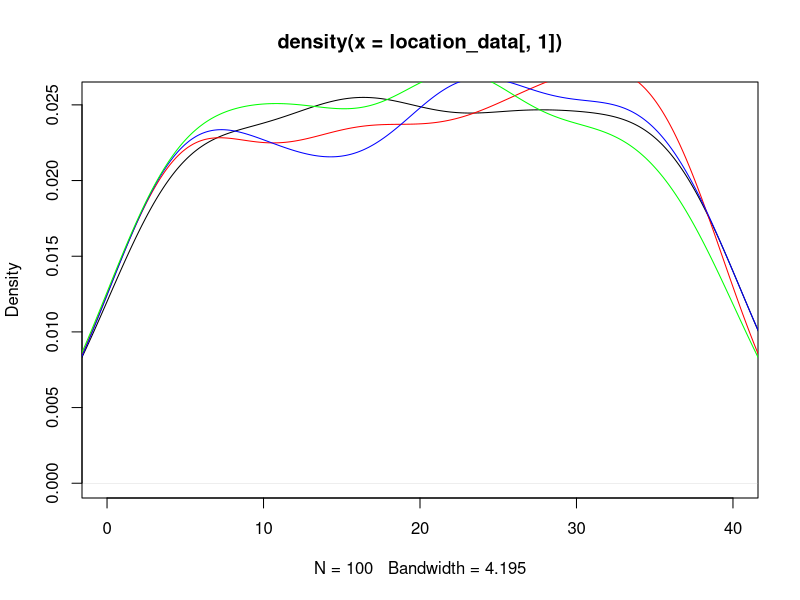
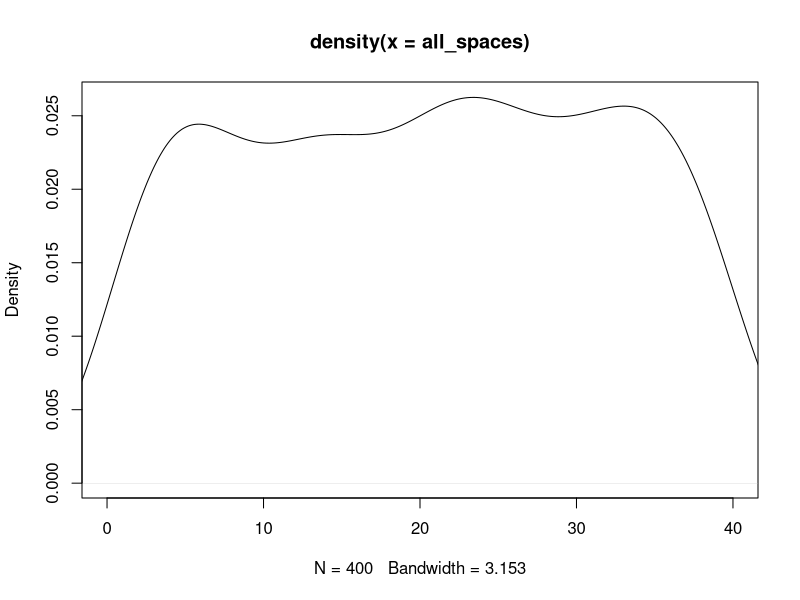
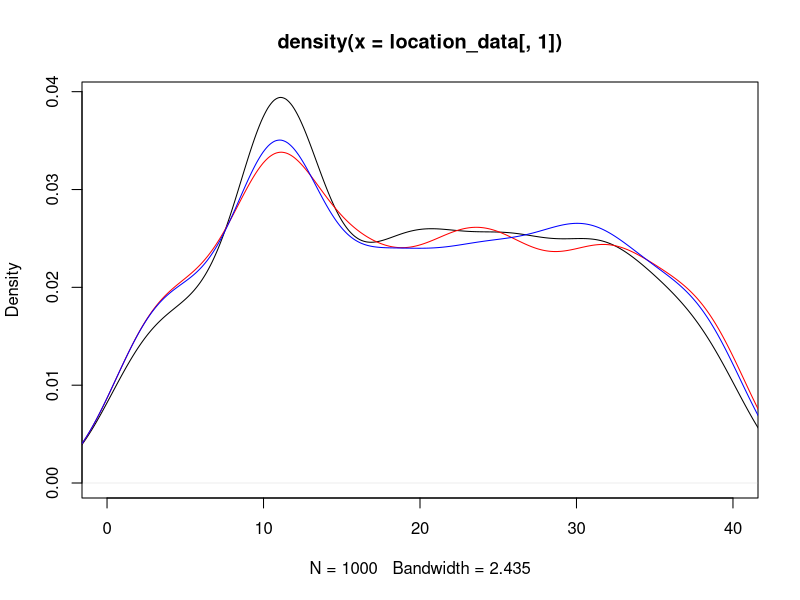
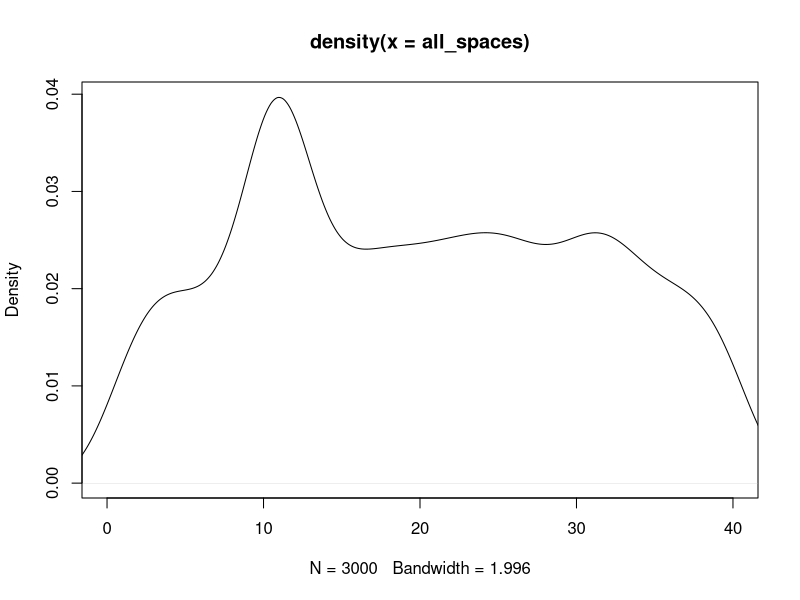
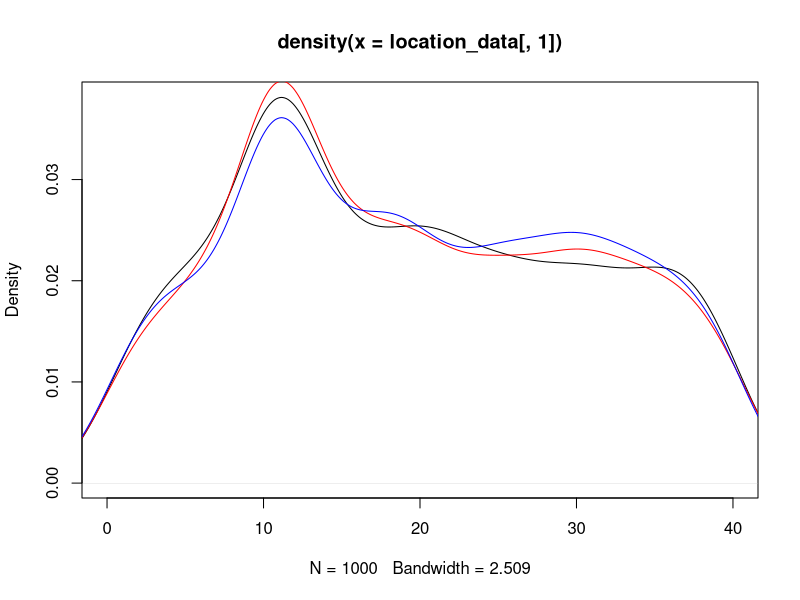
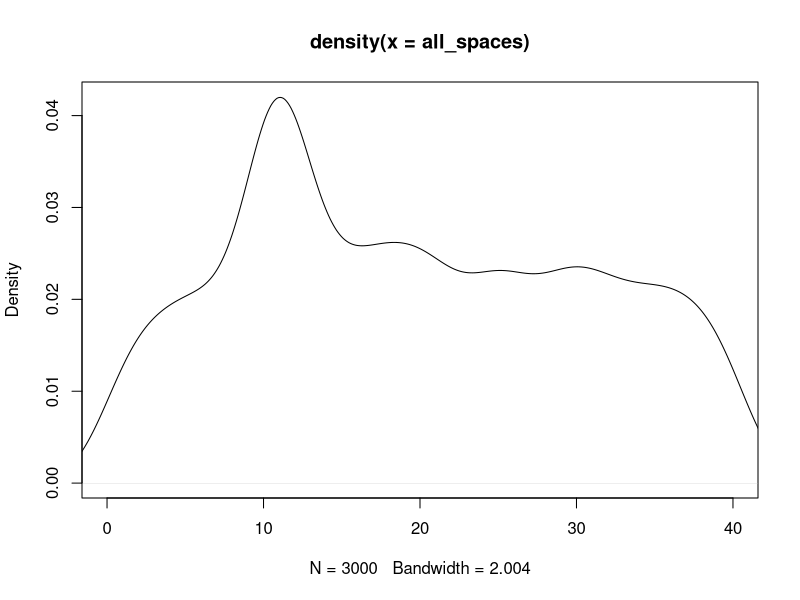

The R source for these figures, in order: (Note: this script raises an error after producing the figures.)
## ---- chunk 1
knitr::opts_chunk$set(echo = TRUE)
## ---- chunk 2
#libraries
library(dplyr)
library(ggplot2)
## ---- chunk 3
#Kayleigh
##LET'S GET MOVING

monopolyBoard <- read.csv("MonopolyBoard.csv", header = T)
monopolyBoard

# Using dice rolls to determine where a player will land on the board
#input: "location"; a number 1-40; where the player is on the board
#output: the amount of spaces the player will move until they are on their new location

#note that this is only accounting for standard dice rolls, no special rules yet...

lets_move = function(location) {
  dice_roll_1 <- sample(1:6, 1, replace = TRUE)
  dice_roll_2 <- sample(1:6, 1, replace = TRUE)
  
  roll_total <- sum(dice_roll_1, dice_roll_2)
  roll_double <- dice_roll_1 == dice_roll_2
  
    location = location + roll_total
    
  if (location <= 40) {
    location = location
  } else {
    location = location - 40
  }
  
  space = monopolyBoard$name[monopolyBoard$spaces == location]
  
  print("You're moving forward...")
  print(roll_total)
  
  print("You're on space...")
  print(location)
  
  #print(space) #This prints out the name of the space that they land on. 
}

#testers
lets_move(1)
lets_move(25)
lets_move(38)
lets_move(40)



#A function to move players around the board and to play Monopoly!
#input: "turns"; the amount of turns we should take
#output: a player's new location on the board

lets_play = function(turns) {
  location = 1
  print("Starting Location: GO!")
  for (i in 1:turns) {
    location = lets_move(location)
  }
  print("You've landed on...")
  return(location)
}



lets_play(10) #tester #in this example if you look at a reference monopoly board and "walk" your way around the board with each move being the number in each output, you'll land on the space on the board corresponding to the final output (when counting "GO" as 1 and/or 40) 

#testers 
#"lets_move" and "lets_play" have both been edited to print out phrases for each roll and move to make it easier to determine how the player is moving. 
#"You're moving forward..." gives the player's roll
#"You're on space..." is the players position after 1 turn/"lets_move"
  # Later try to switch this print statement to the name of the spot that the player is on 
#"You've landed on..." gives the final location after running "lets_play" for "x" turns.
  # Later try to switch this print statement to the name of the spot that the player is on 

lets_play(3)
lets_play(10)

## ---- chunk 4
##DOUBLE DOWN

##WORK IN PROGRESS

#A function using dice rolls to determine how many spaces a player will move with the additional rules for "doubles" in Monopoly
#input: "location"; a number 1-40 where the player is on the board
#outut: the number of spaces the player will move on the board, with the special case of rolling three "doubles" and landing in jail
double_down = function(location) {
  dice_roll_1 <- sample(1:6, 1, replace = TRUE)
  dice_roll_2 <- sample(1:6, 1, replace = TRUE)
  
  roll_total <- sum(dice_roll_1, dice_roll_2)
  roll_double <- dice_roll_1 == dice_roll_2
  
  print("roll was")
  print(roll_total)
    
  if (roll_double) {
    
    dice_roll_3 <- sample(1:6, 1, replace = TRUE)
    dice_roll_4 <- sample(1:6, 1, replace = TRUE)
    
    roll_total_2 <- sum(dice_roll_3, dice_roll_4)
    roll_double_2 <- dice_roll_3 == dice_roll_4
    
    print("roll double was")
    print(roll_total_2)

    
    if (roll_double_2) {
      dice_roll_5 <- sample(1:6, 1, replace = TRUE)
      dice_roll_6 <- sample(1:6, 1, replace = TRUE)
      
      roll_total_3 <- sum(dice_roll_5, dice_roll_6)
      roll_double_3 <- dice_roll_5 == dice_roll_6
      
      print("roll double was")
      print(roll_total_3)
      
      if (roll_double_3) {
        location = 11 #Jail
        print("doubles, doubles, doubles")
        print("You're going to JAIL!")
        
      } else {
        location = location + roll_total + roll_total_2 + roll_total_3
        print("doubles, doubles, not doubles")
        print("You're moving forward...")
        print(roll_total + roll_total_2 + roll_total_3)
      }
    } else {
      location = location + roll_total + roll_total_2
      print("doubles, not doubles")
      print("You're moving forward...")
      print(roll_total+roll_total_2)
    }
  } else {
    location = location + roll_total
    print("no doubles")
    print("You're moving forward...")
    print(roll_total)
  }

    
  if (location <= 40) {
    location = location
  } else {
    location = location - 40
  }

  
  print("You're on space...")
  print(location)
}

double_down(1)
#text out in the function is kinda funky right but it's just to make sure its working right
#In final version switch all dice rolls to sample(1:6,...)

## ---- chunk 5
##CHANCE AND COMMUNITY CHEST CARDS
Card_Numbers <- c(1, 2, 3, 4, 5, 6, 7, 8, 9, 10, 11, 12, 13, 14, 15, 16)

Chance_Cards <- c("Advance to Boardwalk", "Advance to Go (Collect $200)", "Advance to Illinois Avenue. If you pass Go, collect $200", "Advance to St. Charles Place. If you pass Go, collect $200", "Advance to the nearest Railroad. If unowned, you may buy it from the Bank. If owned, pay owner twice the rental to which they are otherwise entitled", "Advance to the nearest Railroad. If unowned, you may buy it from the Bank. If owned, pay owner twice the rental to which they are otherwise entitled", "Advance token to nearest Utility. If unowned, you may buy it from the Bank. If owned, throw dice and pay owner a total ten times amount thrown", "Bank pays you dividend of $50", "Get Out of Jail Free", "Go Back 3 Spaces", "Go to Jail. Go directly to Jail, do not pass Go, do not collect $200", "Make general repairs on all your property. For each house pay $25. For each hotel pay $100", "Speeding fine $15", "Take a trip to Reading Railroad. If you pass Go, collect $200", "You have been elected Chairman of the Board. Pay each player $50", "Your building loan matures. Collect $150")

Chance <- data.frame(Chance_Cards, Card_Numbers)
Chance
##Chance cards to move a player to a new space:
  #1 -> Advance to Boardwalk (space 40)
  #2 -> Advance to Go (space 1)
  #3 -> Advance to Illinois Avenue (space 25)
  #4 -> Advance to St. Charles Place (space 12)
  #5 -> Advance to nearest Railroad (space(s) 6, 16, 26, 36)
  #6 -> Advance to nearest Railraod (space(s) 6, 16, 26, 36)
  #7 -> Advance to nearest Utility (space(s) 13, 29)
  #11 -> Go to Jail (space 11)
  #14 -> Take a trip to Reading Railroad (space 6)

Community_Chest_Cards <- c("Advance to Go (Collect $200)", "Bank error in your favor. Collect $200", "Doctor’s fee. Pay $50", "From sale of stock you get $50", "Get Out of Jail Free", "Go to Jail. Go directly to jail, do not pass Go, do not collect $200", "Holiday fund matures. Receive $100", "Income tax refund. Collect $20", "It is your birthday. Collect $10 from every player", "Life insurance matures. Collect $100", "Pay hospital fees of $100", "Pay school fees of $50", "Receive $25 consultancy fee", "You are assessed for street repair. $40 per house. $115 per hotel", "You have won second prize in a beauty contest. Collect $10", "You inherit $100")

Community_Chest <- data.frame(Community_Chest_Cards, Card_Numbers)
Community_Chest

##Community Chest Cards that move a player to a new space:
  #1 -> Advance to GO (space 1)
  #5 -> Go to Jail (space 11)

## ---- chunk 6
# heidi

#the function "who_goes_first" simulates the initial roll before the game begins in order to determine which player goes first
# input is a number of how many players are going to be playing
# output is the value of each players roll and the player that will start the game based on who had the highest roll
who_goes_first <- function(num_players){
  initial_rolls <- c()
  for (i in 1:num_players) {
    player_i_roll <- sum(sample(1:6, 2, replace=TRUE))
    initial_rolls <- c(initial_rolls, player_i_roll) # vector of every player's roll
    print(paste("Player", i, "rolled", player_i_roll))
  }
  cat("\n")
  if(sum(initial_rolls == max(initial_rolls)) >= 2){
    while (sum(initial_rolls == max(initial_rolls)) >= 2) { # if players tied for highest number
      tied_players <- which(initial_rolls==max(initial_rolls)) # identify which players tied
      print("It's a tie! Roll again")
      cat("\n")
      tie_breaker_rolls <- c()
      for (i in tied_players) { # tied players roll again
       player_i_roll2 <- sum(sample(1:6, 2, replace=TRUE))
       tie_breaker_rolls <- c(tie_breaker_rolls, player_i_roll2)
       print(paste("Player", i, "rolled", player_i_roll2))
      }
      initial_rolls <- tie_breaker_rolls
      highest_roll <- max(tie_breaker_rolls)
      highest_player2 <- tied_players[which(tie_breaker_rolls == highest_roll)]
    }
    cat("\n")
    print(paste("Player", highest_player2, "goes first!"))
  }
  else {
    highest_player <- which.max(initial_rolls) # who rolled the highest number
    print(paste("Player", highest_player, "goes first!"))
  }
}

who_goes_first(4) # test function

## ---- chunk 7
# Olivia
# Website for data: https://stat-jet-asu.github.io/Datasets/InstructorDescriptions/monopoly.html

monopolyBoard <- read.csv("MonopolyBoard.csv", header = T)
head(monopolyBoard)

# Kayleigh's lets_play function from above incorporating players and density plots
# uses lets_move function from above
# input: turns, # of turns to iterate through; players, number of players (2-4)
# output: density plot with a line for each player's frequency of spaces landed on 
# & density plot for the combined frequency of spaces landed on for all players

lets_play = function(turns, players) {
  location_data <- as.data.frame(matrix(nrow = turns, ncol = players))
  
for (j in 1:players) {
  location = 1
  
  for (i in 1:turns) {
    
    location = lets_move(location)
    location_data[i,j] <- location
    }
  }
  
  # creates density plot of frequency of landing on each space for each player
  plot(density(location_data[,1]), xlim = c(0,40), col = "black")
  
  colors <- c("red", "blue", "green")
  
  for (k in 2:players) {
  lines(density(location_data[,k]), col = colors[k-1]) # adds a density line for each player after the first
  }
  
  # creates density plot for total frequency landing on each space (all players spaces included)
  all_spaces <- as.vector(as.matrix(location_data))
  plot(density(all_spaces), xlim = c(0,40), col = "black")
  
}
lets_play(100, 4)

## ---- chunk 8
# 3 -- including jail and double rolls

lets_move2 = function(location) {
  dice_roll_1 <- sample(1:6, 1, replace = TRUE)
  dice_roll_2 <- sample(1:6, 1, replace = TRUE)
  
  roll_total <- sum(dice_roll_1, dice_roll_2)
  roll_double <- dice_roll_1 == dice_roll_2
  
    location = location + roll_total # updates location to be previous location + roll total
    double3 = "false" # double3 is assigned "true" if the player double rolls 3x (as seen in if statement below), otherwise it is assigned "false" 
    
  # first double roll -> roll again
  if (roll_double == TRUE) {
    dice_roll_3 <- sample(1:6, 1, replace = TRUE)
    dice_roll_4 <- sample(1:6, 1, replace = TRUE)
    
    roll_total2 <- sum(dice_roll_3, dice_roll_4)
    roll_double2 <- dice_roll_3 == dice_roll_4
    
    location = location + roll_total2
    double3 = "false"
    
    # if player is at a location past 40, subtract 40 so they go back to the GO space at location "41"
    # this is included in each if statement below so that it applies if player has to roll again
    if (location <= 40) {
      location = location
    } else {
      location = location - 40
    }
     
      # second double roll -> roll again
      if (roll_double2 == TRUE) {
        dice_roll_5 <- sample(1:6, 1, replace = TRUE)
        dice_roll_6 <- sample(1:6, 1, replace = TRUE)
    
        roll_total3 <- sum(dice_roll_5, dice_roll_6)
        roll_double3 <- dice_roll_5 == dice_roll_6
    
        location = location + roll_total3
        double3 = "false"
        
        if (location <= 40) {
          location = location
        } else {
          location = location - 40
        }
        
        # third double roll -> go to jail
          if (roll_double3 == TRUE) {
            location = monopolyBoard$spaces[monopolyBoard$name == "Jail"]
            double3 = "true"
          }
      }
  }  
    
  if (location <= 40) {
    location = location
  } else {
    location = location - 40
  }
  
  listdata <- (list(location, double3)) # creates list for outputs "location" and "double3"
  # if you need to access location from this function, use lets_move2(location)[[1]]
  # if you need to access double3, use lets_move2(double3)[[2]]
  return(listdata)
  
}




lets_play2 = function(turns, players) {
  
  location_data <- as.data.frame(matrix(nrow = turns, ncol = players)) # dataframe will keep data for locations of players for each turn
  double3data <- as.data.frame(matrix(nrow = turns, ncol = players)) # dataframe will say "true" if player double rolled 3x (which lands them in jail) and "false" if they didn't double roll 3x
  
  for (j in 1:players) { # rotates through each player
    location = 1 # each player starts at location 1
    double3 = 0 # initializing "double3" which will be later assigned a "true" or "false" based on if player double rolled 3x
  
    for (i in 1:turns) { # iterates through number of turns
      
        location = lets_move2(location)[[1]] # takes location from lets_move2 function and assigns it to location
        location_data[i,j] <- as.integer(location) # puts location value into the dataframe of locations for each player
        double3data[i,j] <- lets_move2(double3)[[2]] # takes "true" or "false" value from double3 and adds it to double3data dataframe
        
      # deals with landing in jail from "go to jail" space and staying there for next 3 turns
      if (31 %in% location_data[i-1,j]) { # if you landed on 31 in the last turn (i-1 turn), you go to jail (space 11) for the ith turn
        location <- 11
        location_data[i,j] <- as.integer(location) # new location is 11
      } else if (11 %in% location_data[i-1,j] & 31 %in% location_data[i-2,j]) { # if you were on space 11 last turn AND you were on space 31 2 turns ago, you stay in jail (space 11) for turn i
        location <- 11
        location_data[i,j] <- as.integer(location)
      } else if (11 %in% location_data[i-2,j] & 31 %in% location_data[i-3,j]) {
        location <- 11
        location_data[i,j] <- as.integer(location)
      }
        
      # landing in jail from 3x double roll and staying there for next 3 turns
      if (11 %in% location_data[i,j] & "true" %in% double3data[i-1,j]) { # if player's location is 11 (jail) and double3data is"true" (player double rolled 3x), player stays in jail. all 3 if/else if statements keep player in jail for the next 3 turns
        location <- 11
        location_data[i,j] <- as.integer(location)
      } else if (11 %in% location_data[i-1,j] & "true" %in% double3data[i-2,j]) { # 
        location <- 11
        location_data[i,j] <- as.integer(location)
      } else if (11 %in% location_data[i-2,j] & "true" %in% double3data[i-3,j]) {
        location <- 11
        location_data[i,j] <- as.integer(location)
      }
        
    }
  }
  #print(location_data)
  
  # creates density plot of frequency of landing on each space for each player
  plot(density(location_data[,1]), xlim = c(0,40), col = "black")
  
  colors <- c("red", "blue", "green")
  
  for (k in 2:players) {
    lines(density(location_data[,k]), col = colors[k-1]) # adds a density line for each player after the first
  }
  
  # creates density plot for total frequency landing on each space (all players spaces included)
  all_spaces <- as.vector(as.matrix(location_data))
  plot(density(all_spaces), xlim = c(0,40), col = "black")
  
}
 
lets_play2(1000, 3)

# how should we go about recording spaces landed on when double rolls occur?

Chance
Community_Chest
## ---- chunk 9
#4 - Kayleigh and Maddie 
#Chance - spaces 8, 23, 37
#Community Chest - spaces 3, 18, 34
Chance

Drawing_Chance = function(location) {
  location = location
  draw_card <- sample(1:16, 1, replace = TRUE)
  player_card <- Chance$Chance_Cards[draw_card]
  print(player_card)
  
      if(draw_card == 1) {
        location = 1
      }
      
      if(draw_card == 2) {
        location = 1
      }
      
      if(draw_card == 3) {
        location = 25
      }
  
      if(draw_card == 4){
        location = 12
      }
    
      if(draw_card == 5){
        if(location >= 37 && location <= 5){
              location = 6
            } else {
              if (location >= 6 && location <= 15){
                location = 16
              } else {
                if(location >= 16 && location <= 25){
                  location = 26
                } else {
                  location = 36
                }
              }
            }
    }
  
    if(draw_card == 6){
        if(location >= 37 && location <= 5){
              location = 6
            } else {
              if (location >= 6 && location <= 15){
                location = 16
              } else {
                if(location >= 16 && location <= 25){
                  location = 26
                } else {
                  location = 36
                }
              }
            }
    }
  
    if(draw_card == 7){
        if(location >= 29 && location <= 12){
              location = 13
            } else {
              location = 29
    }
  }
  
    if(draw_card == 11) {
      location = 11
    }
  
    if(draw_card == 14) {
      location = 6
    }
  
    if(draw_card == 10) {
      location = location - 3
    }
  
    location = location
    return(location)
}

Drawing_Community_Chest = function(location) {
  location = location
  draw_card_chest <- sample(1:16, 1, replace = TRUE)
  player_card_chest <- Community_Chest$Community_Chest_Cards[draw_card_chest]
  print(player_card_chest)
  print(location)
  
  if (draw_card_chest == 1) {
    location = 1
  } else {
    if (draw_card_chest == 6) {
    location = 11
    } else {
      location = location
    }
  
  }
  
  location = location 
  return(location)
}


lets_move3 = function(location) {
  dice_roll_1 <- sample(1:6, 1, replace = TRUE)
  dice_roll_2 <- sample(1:6, 1, replace = TRUE)
  
  roll_total <- sum(dice_roll_1, dice_roll_2)
  roll_double <- dice_roll_1 == dice_roll_2
  
    location = location + roll_total
    double3 = "false"

  if (location <= 40) {
      location = location
  } else {
      location = location - 40
  }

  
  if(location == 8 || location == 23 || location == 27) {
    location = Drawing_Chance(location)

  }
  
  if(location == 3 || location == 18 || location == 34) {
    location = Drawing_Community_Chest(location)

  }
    
  # first double roll -> roll again
  if (roll_double == TRUE) {
    dice_roll_3 <- sample(1:6, 1, replace = TRUE)
    dice_roll_4 <- sample(1:6, 1, replace = TRUE)
    
    roll_total2 <- sum(dice_roll_3, dice_roll_4)
    roll_double2 <- dice_roll_3 == dice_roll_4
    
    location = location + roll_total2
    double3 = "false"
    
    if (location <= 40) {
      location = location
    } else {
      location = location - 40
    }
    
    
    if(location == 8 || location == 23 || location == 27) {
    location = Drawing_Chance(location)
    }
  
  if(location == 3 || location == 18 || location == 34) {
    location = Drawing_Community_Chest(location)
    }
     
      # second double roll -> roll again
      if (roll_double2 == TRUE) {
        dice_roll_5 <- sample(1:6, 1, replace = TRUE)
        dice_roll_6 <- sample(1:6, 1, replace = TRUE)
    
        roll_total3 <- sum(dice_roll_5, dice_roll_6)
        roll_double3 <- dice_roll_5 == dice_roll_6
    
        location = location + roll_total3
        double3 = "false"
        
        if (location <= 40) {
          location = location
        } else {
          location = location - 40
        }
        
        if(location == 8 || location == 23 || location == 27) {
          location = Drawing_Chance(location)
        }
  
        if(location == 3 || location == 18 || location == 34) {
          location = Drawing_Community_Chest(location)
         
        }
        
        # third double roll -> go to jail
          if (roll_double3 == TRUE) {
            location = monopolyBoard$spaces[monopolyBoard$name == "Jail"]
            double3 = "true"
          }
      }
  }  
   
  location = location 
  listdata <- (list(location, double3))
  return(listdata)
  
}

lets_move3(1)


lets_play3 = function(turns, players) {
  
  location_data <- as.data.frame(matrix(nrow = turns, ncol = players))
  double3data <- as.data.frame(matrix(nrow = turns, ncol = players))
  
  for (j in 1:players) {
    location = 1
    double3 = 0
  
    for (i in 1:turns) {
      
        location = lets_move3(location)[[1]]
        location_data[i,j] <- as.integer(location)
        double3data[i,j] <- lets_move3(double3)[[2]]
        
      # deals with landing in jail from "go to jail" space and staying there for next 3 turns
      if (31 %in% location_data[i-1,j]) { # if you land on 31 (go to jail), next location is in jail (space 11)
        location <- 11
        location_data[i,j] <- as.integer(location)
      } else if (11 %in% location_data[i-1,j] & 31 %in% location_data[i-2,j]) {
        location <- 11
        location_data[i,j] <- as.integer(location)
      } else if (11 %in% location_data[i-2,j] & 31 %in% location_data[i-3,j]) {
        location <- 11
        location_data[i,j] <- as.integer(location)
      }
        
      # landing in jail from 3x double roll and staying there for next 3 turns
      if (11 %in% location_data[i,j] & "true" %in% double3data[i-1,j]) { # "true" means player double rolled 3x -> jail
        location <- 11
        location_data[i,j] <- as.integer(location)
      } else if (11 %in% location_data[i-1,j] & "true" %in% double3data[i-2,j]) { # 
        location <- 11
        location_data[i,j] <- as.integer(location)
      } else if (11 %in% location_data[i-2,j] & "true" %in% double3data[i-3,j]) {
        location <- 11
        location_data[i,j] <- as.integer(location)
      }
        
    }
  }
  #print(location_data)
  
  # creates density plot of frequency of landing on each space for each player
  plot(density(location_data[,1]), xlim = c(0,40), col = "black")
  
  colors <- c("red", "blue", "green")
  
  for (k in 2:players) {
    lines(density(location_data[,k]), col = colors[k-1]) # adds a density line for each player after the first
  }
  
  # creates density plot for total frequency landing on each space (all players spaces included)
  all_spaces <- as.vector(as.matrix(location_data))
  plot(density(all_spaces), xlim = c(0,40), col = "black")
  
}

lets_play3(1000,3)
## ---- chunk 10

monopolyBoard1 <- read.csv("MonopolyBoard.csv", header = T)
head(monopolyBoard1)

kaciesboard <- monopolyBoard1 %>% select(., "name", "type", "color", "spaces")
kaciestibble <- as_tibble(kaciesboard)
kaciestibble

freq <- kaciestibble %>% ggplot(., mapping=aes(x="names" )) +geom_freqpoly()

freq
 
## ---- chunk 11
#hello
dice_roll <- sum(sample(1:6, 2, replace = TRUE))

#Need to figure out how to exchange money between players
Chance_Money <- function(money){
  money = money
  draw_card <- sample(1:16, 1, replace = TRUE)
  player_card <- Chance$Chance_Cards[draw_card]
  print(player_card)
  
  if(draw_card == 2){
    money = money + 200
  }
  
  if(draw_card == 8){
    money = money + 50
  }
  
  if(draw_card == 12){
    if(properties == 5){
      money = money - 125
    }
    if(properties == 6){
      money = money - 150
    }
  }
  
  if(draw_card == 13){
    money = money - 15
  }
  
  if(draw_card == 16){
    money = money + 150
  }
}

#Need to figure out how to exchange money between players
Community_Chest_Money <- function(money){
  money = money
  draw_card <- sample(1:16, 1, replace = TRUE)
  player_card <- Community_Chest$Community_Chest_Cards[draw_card]
  print(player_card)
  
  if(draw_card == 1){
    money = money + 200
  }
  
  if(draw_card == 2){
    money = money + 200
  }
  
  if(draw_card == 3){
    money = money - 50
  }
  
  if(draw_card == 4){
    money = money + 50
  }
  
  if(draw_card == 7){
    money = money + 100
  }
  
  if(draw_card == 8){
    money = money + 20
  }
  
  if(draw_card == 10){
    money = money + 100
  }
  
  if(draw_card == 11){
    money = money - 100
  }
  
  if(draw_card == 12){
    money = money - 50
  }
  
  if(draw_card == 13){
    money = money + 25
  }
  
  if(draw_card == 15){
    money = money + 10
  }
  
  if(draw_card == 16){
    money = money + 100
  }
}

Chance
Community_Chest
## ---- chunk 12
Players <- c("Player 1", "Player 2", "Player 3", "Player 4")
Player_Bank <- c("1250", "1250", "1250", "1250")

The_Players <- data.frame(Player, Player_Bank)
The_Players

monopolyBoard

Property <- c("Mediterranean", "Baltic", "Reading Railroad", "Oriental", "Vermot", "Connecticut", "St. Charles", "Electric Company", "States", "Virginia", "Pennsylvania Railroad", "St. James", "Tennessee", "New York", "Kentucky", "Indiana", "Illinios", "B&O Railroad", "Atlantic", "Ventnor", "Water Works", "Marvin Gardens", "Pacific", "N. Carolina", "Pennsylvania", "Short Line Railroad", "Park Place", "Boardwalk")
Property_Status <- c("Unowned", "Unowned", "Unowned", "Unowned", "Unowned", "Unowned", "Unowned", "Unowned", "Unowned", "Unowned", "Unowned", "Unowned", "Unowned", "Unowned", "Unowned", "Unowned", "Unowned", "Unowned", "Unowned", "Unowned", "Unowned", "Unowned", "Unowned", "Unowned", "Unowned", "Unowned", "Unowned", "Unowned")

The_Properties <- data.frame(Property, Property_Status)
The_Properties
